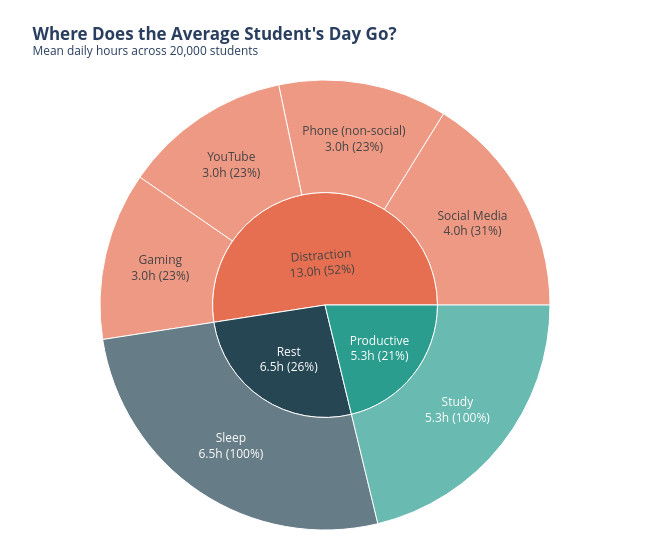

The code cell stored with this chart in its notebook:
### Markdown cell above
---
## 1. The Time Budget

Before looking at outcomes, let's see where the hours actually go.

### Code cell
time_categories = {
    "Study": df["study_hours_per_day"].mean(),
    "Sleep": df["sleep_hours"].mean(),
    "Phone (non-social)": (df["phone_usage_hours"] - df["social_media_hours"]).clip(lower=0).mean(),
    "Social Media": df["social_media_hours"].mean(),
    "YouTube": df["youtube_hours"].mean(),
    "Gaming": df["gaming_hours"].mean(),
}

time_df = pd.DataFrame(
    {
        "Activity": list(time_categories.keys()),
        "Hours": list(time_categories.values()),
    }
)
time_df["Category"] = ["Productive", "Rest", "Distraction", "Distraction", "Distraction", "Distraction"]

fig = px.sunburst(
    time_df,
    path=["Category", "Activity"],
    values="Hours",
    color="Category",
    color_discrete_map={"Productive": "#2a9d8f", "Rest": "#264653", "Distraction": "#e76f51"},
    template=TEMPLATE,
    title="<b>Where Does the Average Student's Day Go?</b><br><sup>Mean daily hours across 20,000 students</sup>",
)
fig.update_traces(
    textinfo="label+value+percent parent", texttemplate="%{label}<br>%{value:.1f}h (%{percentParent:.0%})"
)
fig.update_layout(width=650, height=550, margin={"t": 80, "b": 20, "l": 20, "r": 20})
fig.show()

### Figure 1 — Plotly figure (JSON) as saved in the notebook; plotly's stock layout.template omitted (floating-point values rounded to 4 significant figures)
{"data": [{"branchvalues": "total", "customdata": [["Distraction"], ["Distraction"], ["Distraction"], ["Distraction"], ["Distraction"], ["Productive"], ["Productive"], ["Rest"], ["Rest"]], "domain": {"x": [0, 1], "y": [0, 1]}, "hovertemplate": "labels=%{label}<br>Hours=%{value}<br>parent=%{parent}<br>id=%{id}<br>Category=%{customdata[0]}<extra></extra>", "ids": ["Distraction/Phone (non-social)", "Distraction/Social Media", "Distraction/YouTube", "Distraction/Gaming", "Distraction", "Productive/Study", "Productive", "Rest/Sleep", "Rest"], "labels": ["Phone (non-social)", "Social Media", "YouTube", "Gaming", "Distraction", "Study", "Productive", "Sleep", "Rest"], "marker": {"colors": ["#e76f51", "#e76f51", "#e76f51", "#e76f51", "#e76f51", "#2a9d8f", "#2a9d8f", "#264653", "#264653"]}, "name": "", "parents": ["Distraction", "Distraction", "Distraction", "Distraction", "", "Productive", "", "Rest", ""], "textinfo": "label+value+percent parent", "texttemplate": "%{label}<br>%{value:.1f}h (%{percentParent:.0%})", "type": "sunburst", "values": [3.003, 4.004, 2.99, 2.988, 12.99, 5.255, 5.255, 6.518, 6.518]}], "layout": {"height": 550, "legend": {"tracegroupgap": 0}, "margin": {"b": 20, "l": 20, "r": 20, "t": 80}, "title": {"text": "<b>Where Does the Average Student's Day Go?</b><br><sup>Mean daily hours across 20,000 students</sup>"}, "width": 650}}
